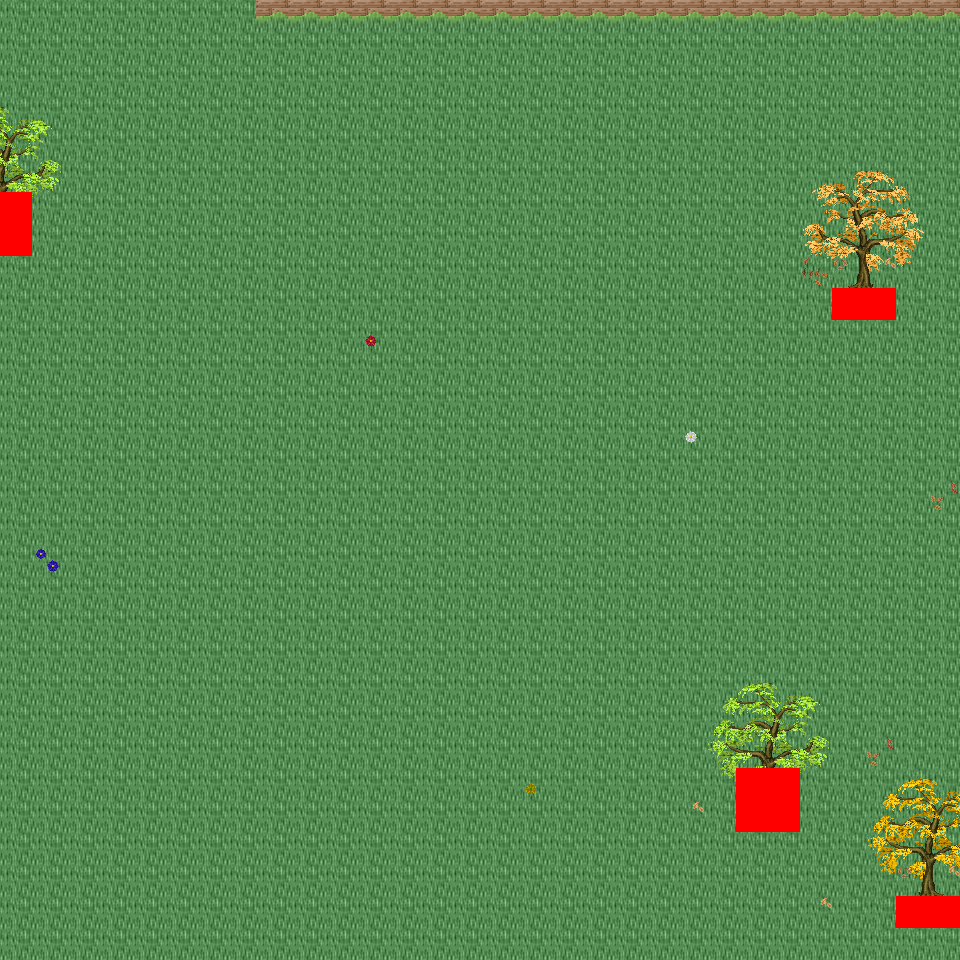

A level layout from a 2D game, rendered from its tile map. Below: a short description, then the map file with tile-grid data replaced by summaries:
An orthogonal 30x30 tile map with 32x32 px tiles, 6 tile layers (Ground, Object, Object2, Above, ...), 32 tilesets and 4 objects (4x mapExit).

<map version="1.0" orientation="orthogonal" renderorder="right-down" width="30" height="30" tilewidth="32" tileheight="32" nextobjectid="5">
  <tileset firstgid="1" name="tileset_logic_collision" tilewidth="32" tileheight="32" tilecount="1" columns="1">
    <image source="../drawable/tileset_logic_collision.png" width="32" height="32" />
  </tileset>
  <tileset firstgid="2" name="tileset_ground_ground" tilewidth="32" tileheight="32" tilecount="33" columns="3">
    <image source="../drawable/tileset_ground_ground.png" width="96" height="352" />
  </tileset>
  <tileset firstgid="35" name="tileset_building_castle" tilewidth="32" tileheight="32" tilecount="320" columns="20">
    <image source="../drawable/tileset_building_castle.png" width="640" height="512" />
  </tileset>
  <tileset firstgid="355" name="tileset_building_roof_blue" tilewidth="32" tileheight="32" tilecount="20" columns="5">
    <image source="../drawable/tileset_building_roof_blue.png" width="160" height="128" />
  </tileset>
  <tileset firstgid="375" name="tileset_item_weapon_cannon" tilewidth="32" tileheight="32" tilecount="12" columns="3">
    <image source="../drawable/tileset_item_weapon_cannon.png" width="96" height="128" />
  </tileset>
  <tileset firstgid="387" name="tileset_ground_stonecircle" tilewidth="32" tileheight="32" tilecount="81" columns="9">
    <image source="../drawable/tileset_ground_stonecircle.png" width="288" height="288" />
  </tileset>
  <tileset firstgid="468" name="tileset_ground_grass_edges" tilewidth="32" tileheight="32" tilecount="36" columns="12">
    <image source="../drawable/tileset_ground_grass_edges.png" width="384" height="96" />
  </tileset>
  <tileset firstgid="504" name="tileset_ground_grass_corners" tilewidth="32" tileheight="32" tilecount="24" columns="6">
    <image source="../drawable/tileset_ground_grass_corners.png" width="192" height="128" />
  </tileset>
  <tileset firstgid="528" name="tileset_plant_tree_fall_trees" tilewidth="32" tileheight="32" tilecount="40" columns="8">
    <image source="../drawable/tileset_plant_tree_fall_trees.png" width="256" height="160" />
  </tileset>
  <tileset firstgid="568" name="tileset_plant_tree_locust_tree" tilewidth="32" tileheight="32" tilecount="20" columns="4">
    <image source="../drawable/tileset_plant_tree_locust_tree.png" width="128" height="160" />
  </tileset>
  <tileset firstgid="588" name="tileset_furniture_light_lamp_blue" tilewidth="32" tileheight="32" tilecount="3" columns="1">
    <image source="../drawable/tileset_furniture_light_lamp_blue.png" width="32" height="96" />
  </tileset>
  <tileset firstgid="591" name="tileset_item_pot_pot_purple" tilewidth="32" tileheight="32" tilecount="1" columns="1">
    <image source="../drawable/tileset_item_pot_pot_purple.png" width="32" height="32" />
  </tileset>
  <tileset firstgid="592" name="tileset_item_pot_barrel_with_flower" tilewidth="32" tileheight="32" tilecount="2" columns="2">
    <image source="../drawable/tileset_item_pot_barrel_with_flower.png" width="64" height="32" />
  </tileset>
  <tileset firstgid="594" name="tileset_item_textile_laundry" tilewidth="32" tileheight="32" tilecount="16" columns="4">
    <image source="../drawable/tileset_item_textile_laundry.png" width="128" height="128" />
  </tileset>
  <tileset firstgid="610" name="tileset_plant_flower_daisy_blue" tilewidth="32" tileheight="32" tilecount="8" columns="2">
    <image source="../drawable/tileset_plant_flower_daisy_blue.png" width="64" height="128" />
  </tileset>
  <tileset firstgid="618" name="tileset_plant_flower_daisy_red" tilewidth="32" tileheight="32" tilecount="8" columns="2">
    <image source="../drawable/tileset_plant_flower_daisy_red.png" width="64" height="128" />
  </tileset>
  <tileset firstgid="626" name="tileset_plant_flower_daisy_white" tilewidth="32" tileheight="32" tilecount="8" columns="2">
    <image source="../drawable/tileset_plant_flower_daisy_white.png" width="64" height="128" />
  </tileset>
  <tileset firstgid="634" name="tileset_plant_flower_daisy_yellow" tilewidth="32" tileheight="32" tilecount="8" columns="2">
    <image source="../drawable/tileset_plant_flower_daisy_yellow.png" width="64" height="128" />
  </tileset>
  <tileset firstgid="642" name="tileset_light_dim_light_7x5" tilewidth="32" tileheight="32" tilecount="35" columns="7">
    <image source="../drawable/tileset_light_dim_light_7x5.png" width="224" height="160" />
  </tileset>
  <tileset firstgid="677" name="tileset_plant_stump_small_stump" tilewidth="32" tileheight="32" tilecount="4" columns="2">
    <image source="../drawable/tileset_plant_stump_small_stump.png" width="64" height="64" />
  </tileset>
  <tileset firstgid="681" name="tileset_plant_stump_stump_pale_purple" tilewidth="32" tileheight="32" tilecount="4" columns="2">
    <image source="../drawable/tileset_plant_stump_stump_pale_purple.png" width="64" height="64" />
  </tileset>
  <tileset firstgid="685" name="tileset_plant_indoor_small_flowerpots" tilewidth="32" tileheight="32" tilecount="4" columns="2">
    <image source="../drawable/tileset_plant_indoor_small_flowerpots.png" width="64" height="64" />
  </tileset>
  <tileset firstgid="689" name="tileset_plant_leaves" tilewidth="32" tileheight="32" tilecount="8" columns="4">
    <image source="../drawable/tileset_plant_leaves.png" width="128" height="64" />
  </tileset>
  <tileset firstgid="697" name="tileset_building_decoration_chimney" tilewidth="32" tileheight="32" tilecount="2" columns="1">
    <image source="../drawable/tileset_building_decoration_chimney.png" width="32" height="64" />
  </tileset>
  <tileset firstgid="699" name="tileset_building_decoration_orbpedestal" tilewidth="32" tileheight="32" tilecount="2" columns="1">
    <image source="../drawable/tileset_building_decoration_orbpedestal.png" width="32" height="64" />
  </tileset>
  <tileset firstgid="701" name="tileset_light_light_5x5" tilewidth="32" tileheight="32" tilecount="25" columns="5">
    <image source="../drawable/tileset_light_light_5x5.png" width="160" height="160" />
  </tileset>
  <tileset firstgid="726" name="tileset_plant_lily_pads" tilewidth="32" tileheight="32" tilecount="2" columns="1">
    <image source="../drawable/tileset_plant_lily_pads.png" width="32" height="64" />
  </tileset>
  <tileset firstgid="728" name="tileset_ground_ground_3" tilewidth="32" tileheight="32" tilecount="5" columns="5">
    <image source="../drawable/tileset_ground_ground_3.png" width="160" height="32" />
  </tileset>
  <tileset firstgid="733" name="tileset_building_cottage" tilewidth="32" tileheight="32" tilecount="256" columns="16">
    <image source="../drawable/tileset_building_cottage.png" width="512" height="512" />
  </tileset>
  <tileset firstgid="989" name="tileset_building_roof_thatched_roof" tilewidth="32" tileheight="32" tilecount="256" columns="16">
    <image source="../drawable/tileset_building_roof_thatched_roof.png" width="512" height="512" />
  </tileset>
  <tileset firstgid="1245" name="tileset_building_window_windows" tilewidth="32" tileheight="32" tilecount="256" columns="16">
    <image source="../drawable/tileset_building_window_windows.png" width="512" height="512" />
  </tileset>
  <tileset firstgid="1501" name="tileset_building_door_doors" tilewidth="32" tileheight="32" tilecount="256" columns="16">
    <image source="../drawable/tileset_building_door_doors.png" width="512" height="512" />
  </tileset>
  <layer name="Ground" width="30" height="30">
    <data>[900 cells, 900 non-empty, 2 distinct tile ids]</data>
  </layer>
  <layer name="Object" width="30" height="30">
    <data>[900 cells, 33 non-empty, 11 distinct tile ids]</data>
  </layer>
  <layer name="Object2" width="30" height="30">
    <data>[900 cells, 19 non-empty, 8 distinct tile ids]</data>
  </layer>
  <layer name="Above" width="30" height="30">
    <data>[900 cells, 52 non-empty, 44 distinct tile ids]</data>
  </layer>
  <layer name="Above2" width="30" height="30">
    <data>[900 cells, 0 non-empty, 0 distinct tile ids]</data>
  </layer>
  <layer name="Walkable" width="30" height="30">
    <data>[900 cells, 10 non-empty, 1 distinct tile ids]</data>
  </layer>
  <objectgroup name="MapEvents">
    <object id="1" name="north" type="mapExit" x="0" y="0" width="960" height="32">
      <properties>
        <property name="map" value="level_0_x38_y59" />
        <property name="x" value="0" />
        <property name="y" value="28" />
      </properties>
    </object>
    <object id="2" name="south" type="mapExit" x="0" y="928" width="960" height="32">
      <properties>
        <property name="map" value="level_0_x38_y61" />
        <property name="x" value="0" />
        <property name="y" value="1" />
      </properties>
    </object>
    <object id="3" name="west" type="mapExit" x="0" y="0" width="32" height="192">
      <properties>
        <property name="map" value="level_0_x37_y60" />
        <property name="x" value="28" />
        <property name="y" value="0" />
      </properties>
    </object>
    <object id="4" name="west2" type="mapExit" x="0" y="256" width="32" height="704">
      <properties>
        <property name="map" value="level_0_x37_y60" />
        <property name="x" value="28" />
        <property name="y" value="8" />
      </properties>
    </object>
  </objectgroup>
</map>
